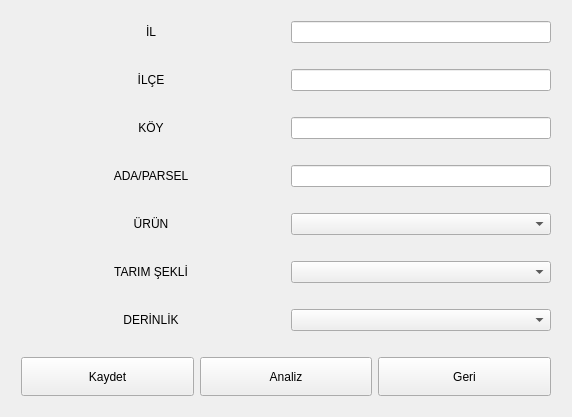
<?xml version="1.0" encoding="UTF-8"?>
<ui version="4.0">
 <class>Form</class>
 <widget class="QWidget" name="Form">
  <property name="geometry">
   <rect>
    <x>0</x>
    <y>0</y>
    <width>572</width>
    <height>417</height>
   </rect>
  </property>
  <property name="windowTitle">
   <string>Form</string>
  </property>
  <layout class="QGridLayout" name="gridLayout">
   <item row="0" column="0">
    <layout class="QHBoxLayout" name="horizontalLayout">
     <property name="spacing">
      <number>10</number>
     </property>
     <property name="leftMargin">
      <number>10</number>
     </property>
     <property name="topMargin">
      <number>10</number>
     </property>
     <property name="rightMargin">
      <number>10</number>
     </property>
     <property name="bottomMargin">
      <number>10</number>
     </property>
     <item>
      <widget class="QLabel" name="label">
       <property name="text">
        <string>İL</string>
       </property>
       <property name="alignment">
        <set>Qt::AlignCenter</set>
       </property>
      </widget>
     </item>
     <item>
      <widget class="QLineEdit" name="ilLE">
       <property name="sizePolicy">
        <sizepolicy hsizetype="Preferred" vsizetype="Fixed">
         <horstretch>0</horstretch>
         <verstretch>0</verstretch>
        </sizepolicy>
       </property>
      </widget>
     </item>
    </layout>
   </item>
   <item row="1" column="0">
    <layout class="QHBoxLayout" name="horizontalLayout_2">
     <property name="spacing">
      <number>10</number>
     </property>
     <property name="leftMargin">
      <number>10</number>
     </property>
     <property name="topMargin">
      <number>10</number>
     </property>
     <property name="rightMargin">
      <number>10</number>
     </property>
     <property name="bottomMargin">
      <number>10</number>
     </property>
     <item>
      <widget class="QLabel" name="label_3">
       <property name="text">
        <string>İLÇE</string>
       </property>
       <property name="alignment">
        <set>Qt::AlignCenter</set>
       </property>
      </widget>
     </item>
     <item>
      <widget class="QLineEdit" name="ilceLE">
       <property name="sizePolicy">
        <sizepolicy hsizetype="Preferred" vsizetype="Fixed">
         <horstretch>0</horstretch>
         <verstretch>0</verstretch>
        </sizepolicy>
       </property>
      </widget>
     </item>
    </layout>
   </item>
   <item row="2" column="0">
    <layout class="QHBoxLayout" name="horizontalLayout_3">
     <property name="spacing">
      <number>10</number>
     </property>
     <property name="leftMargin">
      <number>10</number>
     </property>
     <property name="topMargin">
      <number>10</number>
     </property>
     <property name="rightMargin">
      <number>10</number>
     </property>
     <property name="bottomMargin">
      <number>10</number>
     </property>
     <item>
      <widget class="QLabel" name="label_2">
       <property name="text">
        <string>KÖY</string>
       </property>
       <property name="alignment">
        <set>Qt::AlignCenter</set>
       </property>
      </widget>
     </item>
     <item>
      <widget class="QLineEdit" name="koyLE">
       <property name="sizePolicy">
        <sizepolicy hsizetype="Preferred" vsizetype="Fixed">
         <horstretch>0</horstretch>
         <verstretch>0</verstretch>
        </sizepolicy>
       </property>
      </widget>
     </item>
    </layout>
   </item>
   <item row="3" column="0">
    <layout class="QHBoxLayout" name="horizontalLayout_4">
     <property name="spacing">
      <number>10</number>
     </property>
     <property name="leftMargin">
      <number>10</number>
     </property>
     <property name="topMargin">
      <number>10</number>
     </property>
     <property name="rightMargin">
      <number>10</number>
     </property>
     <property name="bottomMargin">
      <number>10</number>
     </property>
     <item>
      <widget class="QLabel" name="label_4">
       <property name="text">
        <string>ADA/PARSEL</string>
       </property>
       <property name="alignment">
        <set>Qt::AlignCenter</set>
       </property>
      </widget>
     </item>
     <item>
      <widget class="QLineEdit" name="adaparselLE">
       <property name="sizePolicy">
        <sizepolicy hsizetype="Preferred" vsizetype="Fixed">
         <horstretch>0</horstretch>
         <verstretch>0</verstretch>
        </sizepolicy>
       </property>
      </widget>
     </item>
    </layout>
   </item>
   <item row="4" column="0">
    <layout class="QHBoxLayout" name="horizontalLayout_5">
     <property name="spacing">
      <number>10</number>
     </property>
     <property name="leftMargin">
      <number>10</number>
     </property>
     <property name="topMargin">
      <number>10</number>
     </property>
     <property name="rightMargin">
      <number>10</number>
     </property>
     <property name="bottomMargin">
      <number>10</number>
     </property>
     <item>
      <widget class="QLabel" name="label_5">
       <property name="text">
        <string>ÜRÜN</string>
       </property>
       <property name="alignment">
        <set>Qt::AlignCenter</set>
       </property>
      </widget>
     </item>
     <item>
      <widget class="QComboBox" name="uruntipiCB">
       <property name="currentText">
        <string/>
       </property>
      </widget>
     </item>
    </layout>
   </item>
   <item row="5" column="0">
    <layout class="QHBoxLayout" name="horizontalLayout_6">
     <property name="spacing">
      <number>10</number>
     </property>
     <property name="leftMargin">
      <number>10</number>
     </property>
     <property name="topMargin">
      <number>10</number>
     </property>
     <property name="rightMargin">
      <number>10</number>
     </property>
     <property name="bottomMargin">
      <number>10</number>
     </property>
     <item>
      <widget class="QLabel" name="label_6">
       <property name="text">
        <string>TARIM ŞEKLİ</string>
       </property>
       <property name="alignment">
        <set>Qt::AlignCenter</set>
       </property>
      </widget>
     </item>
     <item>
      <widget class="QComboBox" name="tarimsekliCB"/>
     </item>
    </layout>
   </item>
   <item row="6" column="0">
    <layout class="QHBoxLayout" name="horizontalLayout_7">
     <property name="spacing">
      <number>10</number>
     </property>
     <property name="leftMargin">
      <number>10</number>
     </property>
     <property name="topMargin">
      <number>10</number>
     </property>
     <property name="rightMargin">
      <number>10</number>
     </property>
     <property name="bottomMargin">
      <number>10</number>
     </property>
     <item>
      <widget class="QLabel" name="label_7">
       <property name="text">
        <string>DERİNLİK</string>
       </property>
       <property name="alignment">
        <set>Qt::AlignCenter</set>
       </property>
      </widget>
     </item>
     <item>
      <widget class="QComboBox" name="derinlikCB"/>
     </item>
    </layout>
   </item>
   <item row="7" column="0">
    <layout class="QHBoxLayout" name="horizontalLayout_8">
     <property name="leftMargin">
      <number>10</number>
     </property>
     <property name="topMargin">
      <number>10</number>
     </property>
     <property name="rightMargin">
      <number>10</number>
     </property>
     <property name="bottomMargin">
      <number>10</number>
     </property>
     <item>
      <widget class="QPushButton" name="saveButton">
       <property name="sizePolicy">
        <sizepolicy hsizetype="Preferred" vsizetype="Preferred">
         <horstretch>0</horstretch>
         <verstretch>0</verstretch>
        </sizepolicy>
       </property>
       <property name="text">
        <string>Kaydet</string>
       </property>
      </widget>
     </item>
     <item>
      <widget class="QPushButton" name="analizWindowButton">
       <property name="sizePolicy">
        <sizepolicy hsizetype="Preferred" vsizetype="Preferred">
         <horstretch>0</horstretch>
         <verstretch>0</verstretch>
        </sizepolicy>
       </property>
       <property name="text">
        <string>Analiz</string>
       </property>
      </widget>
     </item>
     <item>
      <widget class="QPushButton" name="backtohomeButton">
       <property name="sizePolicy">
        <sizepolicy hsizetype="Preferred" vsizetype="Preferred">
         <horstretch>0</horstretch>
         <verstretch>0</verstretch>
        </sizepolicy>
       </property>
       <property name="text">
        <string>Geri</string>
       </property>
      </widget>
     </item>
    </layout>
   </item>
  </layout>
 </widget>
 <tabstops>
  <tabstop>ilLE</tabstop>
  <tabstop>ilceLE</tabstop>
  <tabstop>koyLE</tabstop>
  <tabstop>adaparselLE</tabstop>
  <tabstop>uruntipiCB</tabstop>
  <tabstop>tarimsekliCB</tabstop>
  <tabstop>derinlikCB</tabstop>
  <tabstop>saveButton</tabstop>
  <tabstop>backtohomeButton</tabstop>
 </tabstops>
 <resources/>
 <connections/>
</ui>
